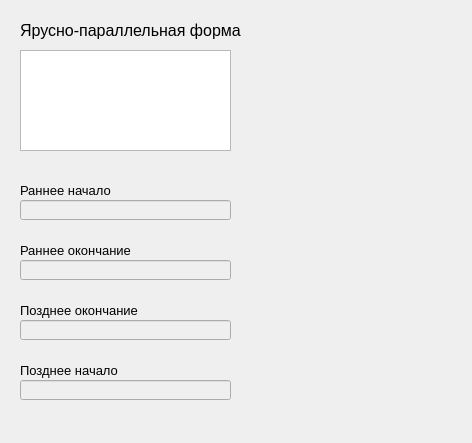
<?xml version="1.0" encoding="UTF-8"?>
<ui version="4.0">
 <class>WidParallelForm</class>
 <widget class="QWidget" name="WidParallelForm">
  <property name="geometry">
   <rect>
    <x>0</x>
    <y>0</y>
    <width>472</width>
    <height>443</height>
   </rect>
  </property>
  <property name="windowTitle">
   <string>Form</string>
  </property>
  <widget class="QLabel" name="label">
   <property name="geometry">
    <rect>
     <x>20</x>
     <y>20</y>
     <width>261</width>
     <height>21</height>
    </rect>
   </property>
   <property name="text">
    <string>&lt;html&gt;&lt;head/&gt;&lt;body&gt;&lt;p&gt;&lt;span style=&quot; font-size:12pt;&quot;&gt;Ярусно-параллельная форма&lt;/span&gt;&lt;/p&gt;&lt;/body&gt;&lt;/html&gt;</string>
   </property>
  </widget>
  <widget class="QTextEdit" name="textEdit">
   <property name="geometry">
    <rect>
     <x>20</x>
     <y>50</y>
     <width>211</width>
     <height>101</height>
    </rect>
   </property>
   <property name="font">
    <font>
     <pointsize>10</pointsize>
    </font>
   </property>
  </widget>
  <widget class="QLabel" name="label_2">
   <property name="geometry">
    <rect>
     <x>20</x>
     <y>180</y>
     <width>261</width>
     <height>21</height>
    </rect>
   </property>
   <property name="font">
    <font>
     <pointsize>10</pointsize>
    </font>
   </property>
   <property name="text">
    <string>&lt;html&gt;&lt;head/&gt;&lt;body&gt;&lt;p&gt;Раннее начало&lt;/p&gt;&lt;/body&gt;&lt;/html&gt;</string>
   </property>
  </widget>
  <widget class="QLineEdit" name="lineEditEarlyStart">
   <property name="enabled">
    <bool>false</bool>
   </property>
   <property name="geometry">
    <rect>
     <x>20</x>
     <y>200</y>
     <width>211</width>
     <height>20</height>
    </rect>
   </property>
  </widget>
  <widget class="QLabel" name="label_3">
   <property name="geometry">
    <rect>
     <x>20</x>
     <y>240</y>
     <width>261</width>
     <height>21</height>
    </rect>
   </property>
   <property name="font">
    <font>
     <pointsize>10</pointsize>
    </font>
   </property>
   <property name="text">
    <string>&lt;html&gt;&lt;head/&gt;&lt;body&gt;&lt;p&gt;Раннее окончание&lt;/p&gt;&lt;/body&gt;&lt;/html&gt;</string>
   </property>
  </widget>
  <widget class="QLineEdit" name="lineEditEarlyFinish">
   <property name="enabled">
    <bool>false</bool>
   </property>
   <property name="geometry">
    <rect>
     <x>20</x>
     <y>260</y>
     <width>211</width>
     <height>20</height>
    </rect>
   </property>
  </widget>
  <widget class="QLabel" name="label_4">
   <property name="geometry">
    <rect>
     <x>20</x>
     <y>300</y>
     <width>261</width>
     <height>21</height>
    </rect>
   </property>
   <property name="font">
    <font>
     <pointsize>10</pointsize>
    </font>
   </property>
   <property name="text">
    <string>&lt;html&gt;&lt;head/&gt;&lt;body&gt;&lt;p&gt;Позднее окончание&lt;/p&gt;&lt;/body&gt;&lt;/html&gt;</string>
   </property>
  </widget>
  <widget class="QLabel" name="label_5">
   <property name="geometry">
    <rect>
     <x>20</x>
     <y>360</y>
     <width>261</width>
     <height>21</height>
    </rect>
   </property>
   <property name="font">
    <font>
     <pointsize>10</pointsize>
    </font>
   </property>
   <property name="text">
    <string>&lt;html&gt;&lt;head/&gt;&lt;body&gt;&lt;p&gt;Позднее начало&lt;/p&gt;&lt;/body&gt;&lt;/html&gt;</string>
   </property>
  </widget>
  <widget class="QLineEdit" name="lineEditLateFinish">
   <property name="enabled">
    <bool>false</bool>
   </property>
   <property name="geometry">
    <rect>
     <x>20</x>
     <y>320</y>
     <width>211</width>
     <height>20</height>
    </rect>
   </property>
  </widget>
  <widget class="QLineEdit" name="lineEditLateStart">
   <property name="enabled">
    <bool>false</bool>
   </property>
   <property name="geometry">
    <rect>
     <x>20</x>
     <y>380</y>
     <width>211</width>
     <height>20</height>
    </rect>
   </property>
  </widget>
 </widget>
 <resources/>
 <connections/>
</ui>
